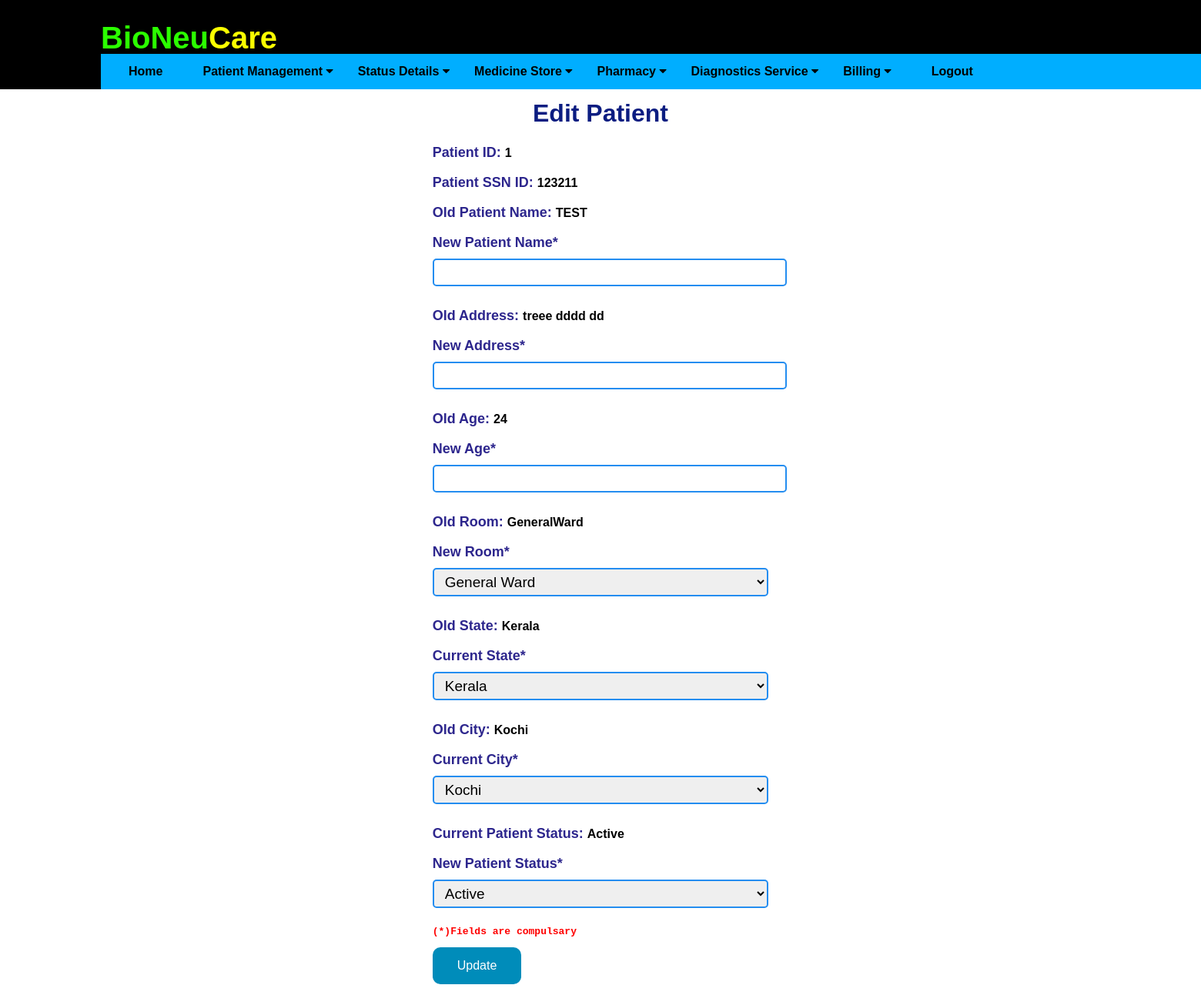
Screenshot of /editpatientdetail/1 (signed in) with the database file from the repository.
### application/routes.py (models this page shows)
class Patients(db.Model):
    __tablename__ = 'patients'
    id = db.Column(db.Integer, primary_key=True)
    ssn_id = db.Column(db.Integer)
    pname = db.Column(db.String(20), nullable=False)
    age = db.Column(db.Integer)
    date = db.Column(db.DateTime, default=datetime.now)
    ldate = db.Column(db.DateTime, default=datetime.now)
    tbed = db.Column(db.String(10))
    address = db.Column(db.String(20))
    city = db.Column(db.String(20))
    state = db.Column(db.String(20))
    status = db.Column(db.String(20))

### application/routes.py (the view, shortened to what this page needs)
@app.route('/editpatientdetail/<id>', methods=['GET', 'POST'])
def editpatientdetail(id):
    print("id is : ", id)
    if 'username' in session:
        print("inside sesssss")
        print(datetime.now())
        editpat = Patients.query.filter_by( id = id )
        return render_template('editpatientdetail.html', editpat = editpat)

### application/templates/editpatientdetail.html (shortened to what this page needs)
{% extends "layout.html" %}
{% block content %}
<div class="form1">
    <h1 style="color: rgb(11, 29, 129); text-align: center;">Edit Patient </h1>
    {% for edit in editpat %}
    <form action="" method="POST">
        <label for="id">Patient ID:   </label> <b>{{ edit.id }}</b> <br><br>
        <label for="ssn id">Patient SSN ID: </label> <b> {{ edit.ssn_id }} </b> <br><br>
        <label for="Name">Old Patient Name:   </label> <b>{{ edit.pname }}</b> <br><br>
        <label for="New customer Name*">New Patient Name*</label>
        <input type="text" class="text1" id="npname" name="npname" required><br><br>
        <label for="Old Address">Old Address:  </label> <b>{{ edit.address }}</b> <br><br>
        <label for="New Address*">New Address*</label>
        <input type="text" class="text1" id="naddress" name="naddress" required><br><br>
        <label for="Old Age">Old Age:  </label> <b>{{ edit.age }}</b> <br><br>
        <label for="New Age*">New Age*</label>
        <input type="number" class="text1" id="nage" name="nage" min="0"  maxlength="2" required><br><br>
        <label for="Old Address">Old Room:  </label><b> {{ edit.tbed }}</b> <br><br>
        <label for="Bed">New Room*</label>
                <select id="tbed" class="text1" name="tbed">
                    <option value="GeneralWard">General Ward</option>
                </select><br><br>
                <label for="Old Address">Old State:  </label> <b> {{ edit.state }}</b> <br><br>
        <label for="state">Current State*</label>
                <select id="nstate" class="text1" name="nstate">
                    <option value="Kerala">Kerala</option>
                </select><br><br>
        <label for="Old Address">Old City:  </label> <b> {{ edit.city }}</b> <br><br>
        <label for="City">Current City*</label>
                <select id="ncity" class="text1" name="ncity">
                    <option value="Kochi">Kochi</option>
                </select><br><br>
        <label for="Old Address">Current Patient Status:  </label> <b>{{ edit.status }}</b> <br><br>
        <label for="status">New Patient Status*</label>
        <select id="status" class="text1" name="status">
            <option value="Active">Active</option>
        </select>
        <pre>(*)Fields are compulsary</pre>
        <button type="submit" class="button" >Update</button>
    </form>
    {% endfor %}
</div>
{% endblock %}

### application/static/css/main.css (style rules this page uses)
html { overflow-y: scroll; overflow-x: hidden; }
body { font-family: Arial, Helvetica, sans-serif; height: 100%; display: flex; flex-direction: column; }
.form1 { padding: 100px 0; width: auto; margin: auto; }
.form1 label { font-size: 18px !important; margin-top: 10px; color: #2d268d; font-weight: bold; }
.form1 .text1 { width: 100%; padding: 5px 10px; border: solid 2px #248df0; border-radius: 5px; font-size: 19px; margin-top: 10px; margin-bottom: 10px; }
pre { color: red; font-weight: bold; }
.button { background-color: #008CBA;; border: none; color: white; padding: 15px 32px; text-align: center; text-decoration: none; display: inline-block; font-size: 16px; }

### application/templates/layout.html (style rules this page uses)
.button { background-color: #005eff;; border: 2px; border-radius: 10px; color: white; padding: 15px 32px; text-align: center; text-decoration: none; display: inline-block; font-size: 16px; }

### rows the page displays
Patients: id "1", ssn_id "123211", pname "TEST", address "treee dddd dd", age "24", tbed "GeneralWard", state "Kerala", city "Kochi", status "Active"
